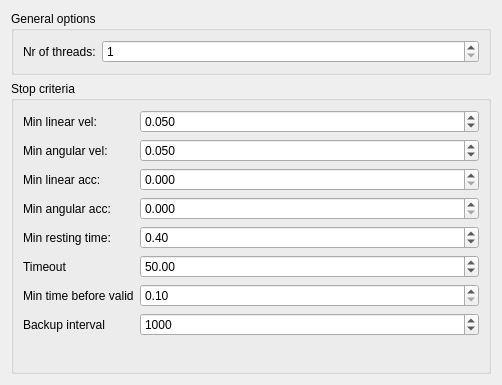
          <widget class="QWidget" name="scrollAreaWidgetContents_2">
           <property name="geometry">
            <rect>
             <x>0</x>
             <y>0</y>
             <width>502</width>
             <height>385</height>
            </rect>
           </property>
           <layout class="QVBoxLayout" name="verticalLayout_11">
            <item>
             <widget class="QGroupBox" name="groupBox_7">
              <property name="title">
               <string>General options</string>
              </property>
              <layout class="QHBoxLayout" name="horizontalLayout_10">
               <item>
                <layout class="QFormLayout" name="formLayout_2">
                 <item row="0" column="0">
                  <widget class="QLabel" name="label_61">
                   <property name="text">
                    <string>Nr of threads:</string>
                   </property>
                  </widget>
                 </item>
                 <item row="0" column="1">
                  <widget class="QSpinBox" name="_nrOfThreadsSpin">
                   <property name="toolTip">
                    <string>&lt;!DOCTYPE HTML PUBLIC &quot;-//W3C//DTD HTML 4.0//EN&quot; &quot;http://www.w3.org/TR/REC-html40/strict.dtd&quot;&gt;
&lt;html&gt;&lt;head&gt;&lt;meta name=&quot;qrichtext&quot; content=&quot;1&quot; /&gt;&lt;style type=&quot;text/css&quot;&gt;
p, li { white-space: pre-wrap; }
&lt;/style&gt;&lt;/head&gt;&lt;body style=&quot; font-family:'MS Shell Dlg 2'; font-size:8.25pt; font-weight:400; font-style:normal;&quot;&gt;
&lt;p style=&quot; margin-top:0px; margin-bottom:0px; margin-left:0px; margin-right:0px; -qt-block-indent:0; text-indent:0px; font-size:8pt;&quot;&gt;The nr of simulations that will&lt;/p&gt;
&lt;p style=&quot; margin-top:0px; margin-bottom:0px; margin-left:0px; margin-right:0px; -qt-block-indent:0; text-indent:0px; font-size:8pt;&quot;&gt; be performed in parallel. &lt;/p&gt;
&lt;p style=&quot; margin-top:0px; margin-bottom:0px; margin-left:0px; margin-right:0px; -qt-block-indent:0; text-indent:0px; font-size:8pt;&quot;&gt;Should not exeed the nr of &lt;/p&gt;
&lt;p style=&quot; margin-top:0px; margin-bottom:0px; margin-left:0px; margin-right:0px; -qt-block-indent:0; text-indent:0px; font-size:8pt;&quot;&gt;processors on the current PC.&lt;/p&gt;&lt;/body&gt;&lt;/html&gt;</string>
                   </property>
                   <property name="minimum">
                    <number>1</number>
                   </property>
                  </widget>
                 </item>
                </layout>
               </item>
              </layout>
             </widget>
            </item>
            <item>
             <widget class="QGroupBox" name="groupBox_2">
              <property name="minimumSize">
               <size>
                <width>201</width>
                <height>0</height>
               </size>
              </property>
              <property name="title">
               <string>Stop criteria</string>
              </property>
              <layout class="QVBoxLayout" name="verticalLayout_12">
               <item>
                <layout class="QFormLayout" name="formLayout">
                 <item row="0" column="0">
                  <widget class="QLabel" name="label_11">
                   <property name="text">
                    <string>Min linear vel:</string>
                   </property>
                  </widget>
                 </item>
                 <item row="0" column="1">
                  <widget class="QDoubleSpinBox" name="_linVelSpin">
                   <property name="toolTip">
                    <string>Objects must have an linear 
velocity below this value, before
it is considered to be 
resting.</string>
                   </property>
                   <property name="decimals">
                    <number>3</number>
                   </property>
                   <property name="minimum">
                    <double>0.001000000000000</double>
                   </property>
                   <property name="maximum">
                    <double>1.000000000000000</double>
                   </property>
                   <property name="singleStep">
                    <double>0.010000000000000</double>
                   </property>
                   <property name="value">
                    <double>0.050000000000000</double>
                   </property>
                  </widget>
                 </item>
                 <item row="1" column="0">
                  <widget class="QLabel" name="label_12">
                   <property name="text">
                    <string>Min angular vel:</string>
                   </property>
                  </widget>
                 </item>
                 <item row="1" column="1">
                  <widget class="QDoubleSpinBox" name="_angVelSpin">
                   <property name="toolTip">
                    <string>Objects must have an angular 
velocity below this value, before
it is considered to be 
resting.</string>
                   </property>
                   <property name="decimals">
                    <number>3</number>
                   </property>
                   <property name="minimum">
                    <double>0.001000000000000</double>
                   </property>
                   <property name="maximum">
                    <double>1.000000000000000</double>
                   </property>
                   <property name="singleStep">
                    <double>0.010000000000000</double>
                   </property>
                   <property name="value">
                    <double>0.050000000000000</double>
                   </property>
                  </widget>
                 </item>
                 <item row="2" column="0">
                  <widget class="QLabel" name="label_13">
                   <property name="text">
                    <string>Min linear acc:</string>
                   </property>
                  </widget>
                 </item>
                 <item row="2" column="1">
                  <widget class="QDoubleSpinBox" name="_linAccSpin">
                   <property name="decimals">
                    <number>3</number>
                   </property>
                   <property name="minimum">
                    <double>0.000000000000000</double>
                   </property>
                   <property name="maximum">
                    <double>1.000000000000000</double>
                   </property>
                   <property name="singleStep">
                    <double>0.000001000000000</double>
                   </property>
                   <property name="value">
                    <double>0.000000000000000</double>
                   </property>
                  </widget>
                 </item>
                 <item row="3" column="0">
                  <widget class="QLabel" name="label_14">
                   <property name="text">
                    <string>Min angular acc:</string>
                   </property>
                  </widget>
                 </item>
                 <item row="3" column="1">
                  <widget class="QDoubleSpinBox" name="_angAccSpin">
                   <property name="decimals">
                    <number>3</number>
                   </property>
                   <property name="minimum">
                    <double>0.000000000000000</double>
                   </property>
                   <property name="maximum">
                    <double>1.000000000000000</double>
                   </property>
                   <property name="singleStep">
                    <double>0.000001000000000</double>
                   </property>
                   <property name="value">
                    <double>0.000000000000000</double>
                   </property>
                  </widget>
                 </item>
                 <item row="4" column="0">
                  <widget class="QLabel" name="label_15">
                   <property name="text">
                    <string>Min resting time:</string>
                   </property>
                  </widget>
                 </item>
                 <item row="4" column="1">
                  <widget class="QDoubleSpinBox" name="_minRestTimeSpin">
                   <property name="toolTip">
                    <string>&lt;!DOCTYPE HTML PUBLIC &quot;-//W3C//DTD HTML 4.0//EN&quot; &quot;http://www.w3.org/TR/REC-html40/strict.dtd&quot;&gt;
&lt;html&gt;&lt;head&gt;&lt;meta name=&quot;qrichtext&quot; content=&quot;1&quot; /&gt;&lt;style type=&quot;text/css&quot;&gt;
p, li { white-space: pre-wrap; }
&lt;/style&gt;&lt;/head&gt;&lt;body style=&quot; font-family:'MS Shell Dlg 2'; font-size:8.25pt; font-weight:400; font-style:normal;&quot;&gt;
&lt;p style=&quot; margin-top:0px; margin-bottom:0px; margin-left:0px; margin-right:0px; -qt-block-indent:0; text-indent:0px; font-size:8pt;&quot;&gt; The minimum of time that the &lt;/p&gt;
&lt;p style=&quot; margin-top:0px; margin-bottom:0px; margin-left:0px; margin-right:0px; -qt-block-indent:0; text-indent:0px; font-size:8pt;&quot;&gt;other stop criterias must be &lt;/p&gt;
&lt;p style=&quot; margin-top:0px; margin-bottom:0px; margin-left:0px; margin-right:0px; -qt-block-indent:0; text-indent:0px; font-size:8pt;&quot;&gt;true before this stop criteria &lt;/p&gt;
&lt;p style=&quot; margin-top:0px; margin-bottom:0px; margin-left:0px; margin-right:0px; -qt-block-indent:0; text-indent:0px; font-size:8pt;&quot;&gt;becomes true.&lt;/p&gt;
&lt;p style=&quot; margin-top:0px; margin-bottom:0px; margin-left:0px; margin-right:0px; -qt-block-indent:0; text-indent:0px; font-size:8pt;&quot;&gt; Time is in seconds&lt;/p&gt;
&lt;p style=&quot; margin-top:0px; margin-bottom:0px; margin-left:0px; margin-right:0px; -qt-block-indent:0; text-indent:0px; font-size:8pt;&quot;&gt; &lt;/p&gt;&lt;/body&gt;&lt;/html&gt;</string>
                   </property>
                   <property name="singleStep">
                    <double>0.010000000000000</double>
                   </property>
                   <property name="value">
                    <double>0.400000000000000</double>
                   </property>
                  </widget>
                 </item>
                 <item row="5" column="0">
                  <widget class="QLabel" name="label_16">
                   <property name="text">
                    <string>Timeout</string>
                   </property>
                  </widget>
                 </item>
                 <item row="5" column="1">
                  <widget class="QDoubleSpinBox" name="_maxRunningTimeSpin">
                   <property name="toolTip">
                    <string>&lt;!DOCTYPE HTML PUBLIC &quot;-//W3C//DTD HTML 4.0//EN&quot; &quot;http://www.w3.org/TR/REC-html40/strict.dtd&quot;&gt;
&lt;html&gt;&lt;head&gt;&lt;meta name=&quot;qrichtext&quot; content=&quot;1&quot; /&gt;&lt;style type=&quot;text/css&quot;&gt;
p, li { white-space: pre-wrap; }
&lt;/style&gt;&lt;/head&gt;&lt;body style=&quot; font-family:'MS Shell Dlg 2'; font-size:8.25pt; font-weight:400; font-style:normal;&quot;&gt;
&lt;p style=&quot; margin-top:0px; margin-bottom:0px; margin-left:0px; margin-right:0px; -qt-block-indent:0; text-indent:0px; font-size:8pt;&quot;&gt;The maximum running time &lt;/p&gt;
&lt;p style=&quot; margin-top:0px; margin-bottom:0px; margin-left:0px; margin-right:0px; -qt-block-indent:0; text-indent:0px; font-size:8pt;&quot;&gt;allowed. If this time is exceeded &lt;/p&gt;
&lt;p style=&quot; margin-top:0px; margin-bottom:0px; margin-left:0px; margin-right:0px; -qt-block-indent:0; text-indent:0px; font-size:8pt;&quot;&gt;the one test will not be saved.&lt;/p&gt;&lt;/body&gt;&lt;/html&gt;</string>
                   </property>
                   <property name="maximum">
                    <double>999.990000000000009</double>
                   </property>
                   <property name="value">
                    <double>50.000000000000000</double>
                   </property>
                  </widget>
                 </item>
                 <item row="6" column="0">
                  <widget class="QLabel" name="label_17">
                   <property name="text">
                    <string>Min time before valid</string>
                   </property>
                  </widget>
                 </item>
                 <item row="6" column="1">
                  <widget class="QDoubleSpinBox" name="_minTimeValidSpin">
                   <property name="toolTip">
                    <string>The minimum time that the simulation 
has too run before the other stop 
criterias are evaluated.</string>
                   </property>
                   <property name="minimum">
                    <double>0.100000000000000</double>
                   </property>
                  </widget>
                 </item>
                 <item row="7" column="0">
                  <widget class="QLabel" name="label_28">
                   <property name="text">
                    <string>Backup interval </string>
                   </property>
                  </widget>
                 </item>
                 <item row="7" column="1">
                  <widget class="QSpinBox" name="_backupIntervalSpin">
                   <property name="maximum">
                    <number>999999</number>
                   </property>
                   <property name="singleStep">
                    <number>100</number>
                   </property>
                   <property name="value">
                    <number>1000</number>
                   </property>
                  </widget>
                 </item>
                </layout>
               </item>
               <item>
                <spacer name="verticalSpacer_4">
                 <property name="orientation">
                  <enum>Qt::Vertical</enum>
                 </property>
                 <property name="sizeHint" stdset="0">
                  <size>
                   <width>20</width>
                   <height>40</height>
                  </size>
                 </property>
                </spacer>
               </item>
              </layout>
             </widget>
            </item>
           </layout>
          </widget>
